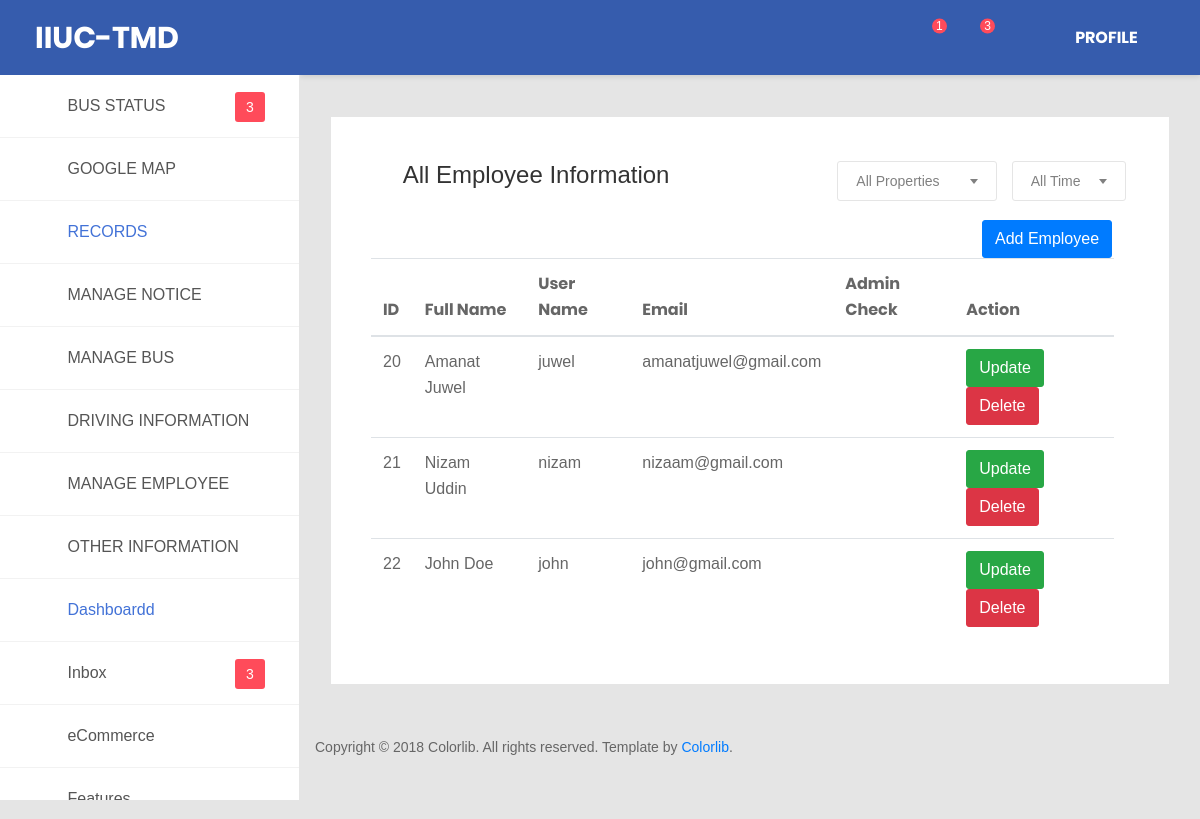
The app's page /ad/employee_info.php (signed in) with its own data.
### tables this page shows
CREATE TABLE `users` (
  `user_id` int(11) NOT NULL,
  `fullname` varchar(50) NOT NULL,
  `username` varchar(50) NOT NULL,
  `email` varchar(50) NOT NULL,
  `password` varchar(250) NOT NULL
);

### ad/employee_info.php (the view, shortened to what this page needs)
<!DOCTYPE html>
<html lang="en">
<head>
    <link href="css/font-face.css" rel="stylesheet" media="all">
    <link href="vendor/font-awesome-4.7/css/font-awesome.min.css" rel="stylesheet" media="all">
    <link href="vendor/font-awesome-5/css/fontawesome-all.min.css" rel="stylesheet" media="all">
    <link href="vendor/mdi-font/css/material-design-iconic-font.min.css" rel="stylesheet" media="all">
    <link href="vendor/bootstrap-4.1/bootstrap.min.css" rel="stylesheet" media="all">
    <link href="vendor/animsition/animsition.min.css" rel="stylesheet" media="all">
    <link href="vendor/bootstrap-progressbar/bootstrap-progressbar-3.3.4.min.css" rel="stylesheet" media="all">
    <link href="vendor/wow/animate.css" rel="stylesheet" media="all">
    <link href="vendor/css-hamburgers/hamburgers.min.css" rel="stylesheet" media="all">
    <link href="vendor/slick/slick.css" rel="stylesheet" media="all">
    <link href="vendor/select2/select2.min.css" rel="stylesheet" media="all">
    <link href="vendor/perfect-scrollbar/perfect-scrollbar.css" rel="stylesheet" media="all">
    <link href="css/theme.css" rel="stylesheet" media="all">
</head>
<body>
<div class="page-wrapper">
    <?php include('include/navbar.php') ?>
        <div class="main-content">
            <div class="section__content section__content--p30">
                <div class="container-fluid">
                    <div class="row">
                    <div class="row">
                        <div class="col-lg-12">
                            <div class="user-data m-b-30">
                                <div class="row">
                                    <div class="col-7">
                                        <h3 class="title-3 m-b-30">
                                            <i class="zmdi zmdi-account-calendar"></i>All Employee Information
                                        </h3>
                                    </div>
                                    <div class="col-5">
                                        <div class="rs-select2--dark rs-select2--md m-r-10 rs-select2--border">
                                        </div>
                                        <div class="rs-select2--dark rs-select2--sm rs-select2--border">
                                        </div>
                                    </div>
                                </div>
                                <div class="row">
                                    <div class="col-sm-9"></div>
                                    <div class="col-sm-3">
                                        <a href="add_employee.php" class="btn btn-primary" role="button">Add Employee</a>
                                    </div>
                                </div>
                                <div class="filters m-b-45">
                                        <table class="table table-hover">
                                            <thead>
                                            <tr>
                                                <th>ID</th>
                                                <th>Full Name</th>
                                                <th>User Name</th>
                                                <th>Email</th>
                                                <th>Admin Check</th>
                                                <th>Action</th>
                                            </tr>
                                            </thead>
                                            <tbody>
                                            <?php
                                            $sql = "SELECT * FROM users";
                                            $result = mysqli_query($connection, $sql);
                                            if (mysqli_num_rows($result) > 0) {
                                                while($row = mysqli_fetch_assoc($result)) {
                                                    echo "<tr>";
                                                    echo "<td>" . $row['user_id'] . "</td>";
                                                    echo "<td>" . $row['fullname'] . "</td>";
                                                    echo "<td>" . $row['username'] . "</td>";
                                                    echo "<td>" . $row['email'] . "</td>";
                                                    echo "<td>" . $row['rol'] . "</td><td>";
                                                    ?>
                                                    <?php echo '<a class="btn btn-success" href="update_employee.php?id='.$row['user_id'].'">Update</a>';?>
                                                    <?php echo '<a class="btn btn-danger" href="delete_profile.php?id='.$row['user_id'].'" onClick=\'return confirm("Are you sure you want to delete?")\'>Delete</a>';?>
                                                    <?php   echo "</td></tr>";
                                                }
                                            }
                                            ?>
                                            </tbody>
                                        </table>
                                </div>
                            </div>
                        </div>
                    <div class="row">
                        <div class="col-md-12">
                            <div class="copyright">
                                <p>Copyright © 2018 Colorlib. All rights reserved. Template by <a href="https://colorlib.com">Colorlib</a>.</p>
                            </div>
                        </div>
                    </div>
                </div>
            </div>
        </div>
    </div>
</div>
</div>
</div>
</body>
</html>

### ad/include/navbar.php (shortened to what this page needs)
<aside class="menu-sidebar2">
    <div class="logo">
        <a href="#">
            <h2 style="color:white;" href="index.html">IIUC-TMD</h2>
        </a>
    </div>
    <div class="menu-sidebar2__content js-scrollbar1">
        <nav class="navbar-sidebar2">
            <ul class="list-unstyled navbar__list">
                <li>
                    <a href="dashboard.php">
                        <i class="fas fa-desktop"></i>BUS STATUS</a>
                    <span class="inbox-num">3</span>
                </li>
                <li>
                    <a href="map.php">
                        <i class="fas fa-map-marker-alt"></i>GOOGLE MAP</a>
                </li>
                <li class="active has-sub">
                    <a class="js-arrow" href="#">
                        <i class="fas fa-tachometer-alt"></i>RECORDS
                        <span class="arrow">
                                   <i class="fas fa-angle-down"></i>
                               </span>
                    </a>
                </li>
                <li class="has-sub">
                    <a class="js-arrow" href="#">
                        <i class="far fa-window-maximize"></i>MANAGE NOTICE
                        <span class="arrow">
                                   <i class="fas fa-angle-down"></i>
                               </span>
                    </a>
                </li>
                <li class="has-sub">
                    <a class="js-arrow" href="#">
                        <i class="fas fa-copy"></i>MANAGE BUS
                        <span class="arrow">
                                   <i class="fas fa-angle-down"></i>
                               </span>
                    </a>
                </li>
                <li>
                    <a href="drive_info.php">
                        <i class="fas fa-chart-bar"></i>DRIVING INFORMATION</a>
                </li>
                <li class="has-sub">
                    <a class="js-arrow" href="#">
                        <i class="fas fa-user"></i>MANAGE EMPLOYEE
                        <span class="arrow">
                                   <i class="fas fa-angle-down"></i>
                               </span>
                    </a>
                </li>
                <li class="has-sub">
                    <a class="js-arrow" href="#">
                        <i class="fas fa-copy"></i>OTHER INFORMATION
                        <span class="arrow">
                                   <i class="fas fa-angle-down"></i>
                               </span>
                    </a>
                </li>
                <li class="active has-sub">
                    <a class="js-arrow" href="#">
                        <i class="fas fa-tachometer-alt"></i>Dashboardd
                        <span class="arrow">
                                   <i class="fas fa-angle-down"></i>
                               </span>
                    </a>
                </li>
                <li>
                    <a href="inbox.html">
                        <i class="fas fa-chart-bar"></i>Inbox</a>
                    <span class="inbox-num">3</span>
                </li>
                <li>
                    <a href="#">
                        <i class="fas fa-shopping-basket"></i>eCommerce</a>
                </li>
                <li class="has-sub">
                    <a class="js-arrow" href="#">
                        <i class="fas fa-trophy"></i>Features
                        <span class="arrow">
                                   <i class="fas fa-angle-down"></i>
                               </span>
                    </a>
                </li>
            </ul>
        </nav>
    </div>
</aside>
       <div class="page-container">
           <header class="header-desktop" style="background-color: #365cad;">
               <div class="section__content section__content--p30">
                   <div class="container-fluid">
                       <div class="header-wrap">
                           <div class="header-button">
                               <div class="noti-wrap">
                                   <div class="noti__item js-item-menu">
                                       <i class="zmdi zmdi-comment-more" style="color: white;"></i>
                                       <span class="quantity">1</span>
                                   </div>
                                   <div class="noti__item js-item-menu">
                                       <i class="zmdi zmdi-notifications" style="color: white;"></i>
                                       <span class="quantity">3</span>
                                   </div>
                               </div>
                               <div class="account-wrap">
                                   <div class="account-item clearfix js-item-menu">
                                       <div class="content">
                                           <a class="js-acc-btn" href="#" style="color: white;"><strong>PROFILE</strong></a>
                                       </div>
                                   </div>
                               </div>
                           </div>
                       </div>
                   </div>
               </div>
           </header>

### records on screen
users: user_id "20", fullname "Amanat Juwel", username "juwel", email "amanatjuwel@gmail.com"
users: user_id "21", fullname "Nizam Uddin", username "nizam", email "nizaam@gmail.com"
users: user_id "22", fullname "John Doe", username "john", email "john@gmail.com"
